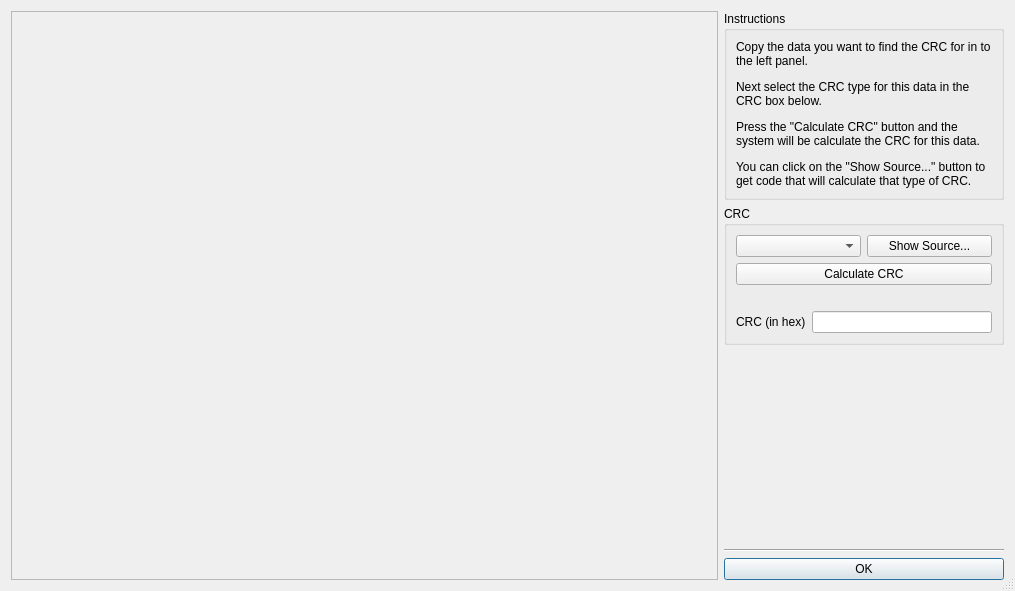
<?xml version="1.0" encoding="UTF-8"?>
<ui version="4.0">
 <class>Form_CalcCrc</class>
 <widget class="QDialog" name="Form_CalcCrc">
  <property name="geometry">
   <rect>
    <x>0</x>
    <y>0</y>
    <width>1015</width>
    <height>591</height>
   </rect>
  </property>
  <property name="windowTitle">
   <string>Calculate CRC</string>
  </property>
  <property name="sizeGripEnabled">
   <bool>true</bool>
  </property>
  <layout class="QHBoxLayout" name="horizontalLayout">
   <item>
    <widget class="QWidget" name="widget_2" native="true">
     <property name="sizePolicy">
      <sizepolicy hsizetype="Minimum" vsizetype="Preferred">
       <horstretch>0</horstretch>
       <verstretch>0</verstretch>
      </sizepolicy>
     </property>
     <layout class="QVBoxLayout" name="verticalLayout">
      <property name="leftMargin">
       <number>0</number>
      </property>
      <property name="topMargin">
       <number>0</number>
      </property>
      <property name="rightMargin">
       <number>0</number>
      </property>
      <property name="bottomMargin">
       <number>0</number>
      </property>
      <item>
       <widget class="QFrame" name="Hex_frame">
        <property name="frameShape">
         <enum>QFrame::StyledPanel</enum>
        </property>
        <property name="frameShadow">
         <enum>QFrame::Raised</enum>
        </property>
       </widget>
      </item>
     </layout>
    </widget>
   </item>
   <item>
    <widget class="QWidget" name="widget" native="true">
     <property name="sizePolicy">
      <sizepolicy hsizetype="Maximum" vsizetype="Preferred">
       <horstretch>0</horstretch>
       <verstretch>0</verstretch>
      </sizepolicy>
     </property>
     <layout class="QVBoxLayout" name="verticalLayout_2">
      <property name="leftMargin">
       <number>0</number>
      </property>
      <property name="topMargin">
       <number>0</number>
      </property>
      <property name="rightMargin">
       <number>0</number>
      </property>
      <property name="bottomMargin">
       <number>0</number>
      </property>
      <item>
       <widget class="QGroupBox" name="groupBox_2">
        <property name="sizePolicy">
         <sizepolicy hsizetype="Preferred" vsizetype="Preferred">
          <horstretch>0</horstretch>
          <verstretch>0</verstretch>
         </sizepolicy>
        </property>
        <property name="title">
         <string>Instructions</string>
        </property>
        <layout class="QVBoxLayout" name="verticalLayout_4">
         <item>
          <widget class="QLabel" name="label">
           <property name="sizePolicy">
            <sizepolicy hsizetype="Preferred" vsizetype="Preferred">
             <horstretch>0</horstretch>
             <verstretch>0</verstretch>
            </sizepolicy>
           </property>
           <property name="maximumSize">
            <size>
             <width>256</width>
             <height>16777215</height>
            </size>
           </property>
           <property name="text">
            <string>&lt;html&gt;&lt;head/&gt;&lt;body&gt;&lt;p&gt;Copy the data you want to find the CRC for in to the left panel.&lt;/p&gt;&lt;p&gt;Next select the CRC type for this data in the CRC box below.&lt;/p&gt;&lt;p&gt;Press the &amp;quot;Calculate CRC&amp;quot; button and the system will be calculate the CRC for this data.&lt;/p&gt;&lt;p&gt;You can click on the &amp;quot;Show Source...&amp;quot; button to get code that will calculate that type of CRC. &lt;/p&gt;&lt;/body&gt;&lt;/html&gt;</string>
           </property>
           <property name="wordWrap">
            <bool>true</bool>
           </property>
          </widget>
         </item>
        </layout>
       </widget>
      </item>
      <item>
       <widget class="QGroupBox" name="groupBox">
        <property name="sizePolicy">
         <sizepolicy hsizetype="Minimum" vsizetype="Maximum">
          <horstretch>0</horstretch>
          <verstretch>0</verstretch>
         </sizepolicy>
        </property>
        <property name="title">
         <string>CRC</string>
        </property>
        <layout class="QVBoxLayout" name="verticalLayout_3">
         <item>
          <widget class="QWidget" name="widget_3" native="true">
           <layout class="QHBoxLayout" name="horizontalLayout_2">
            <property name="leftMargin">
             <number>0</number>
            </property>
            <property name="topMargin">
             <number>0</number>
            </property>
            <property name="rightMargin">
             <number>0</number>
            </property>
            <property name="bottomMargin">
             <number>0</number>
            </property>
            <item>
             <widget class="QComboBox" name="CRCType_comboBox"/>
            </item>
            <item>
             <widget class="QPushButton" name="ShowSource_pushButton">
              <property name="text">
               <string>Show Source...</string>
              </property>
             </widget>
            </item>
           </layout>
          </widget>
         </item>
         <item>
          <widget class="QPushButton" name="CalcCRC_pushButton">
           <property name="text">
            <string>Calculate CRC</string>
           </property>
          </widget>
         </item>
         <item>
          <widget class="QLabel" name="label_3">
           <property name="text">
            <string/>
           </property>
           <property name="pixmap">
            <pixmap resource="MainResource.qrc">:/G/Graphics/famfamfam_arrow_down.png</pixmap>
           </property>
           <property name="alignment">
            <set>Qt::AlignCenter</set>
           </property>
          </widget>
         </item>
         <item>
          <widget class="QWidget" name="widget_4" native="true">
           <layout class="QFormLayout" name="formLayout_2">
            <property name="leftMargin">
             <number>0</number>
            </property>
            <property name="topMargin">
             <number>0</number>
            </property>
            <property name="rightMargin">
             <number>0</number>
            </property>
            <property name="bottomMargin">
             <number>0</number>
            </property>
            <item row="0" column="0">
             <widget class="QLabel" name="label_5">
              <property name="sizePolicy">
               <sizepolicy hsizetype="Minimum" vsizetype="Preferred">
                <horstretch>0</horstretch>
                <verstretch>0</verstretch>
               </sizepolicy>
              </property>
              <property name="text">
               <string>CRC (in hex)</string>
              </property>
             </widget>
            </item>
            <item row="0" column="1">
             <widget class="QWidget" name="widget_5" native="true">
              <layout class="QHBoxLayout" name="horizontalLayout_3">
               <property name="leftMargin">
                <number>0</number>
               </property>
               <property name="topMargin">
                <number>0</number>
               </property>
               <property name="rightMargin">
                <number>0</number>
               </property>
               <property name="bottomMargin">
                <number>0</number>
               </property>
               <item>
                <widget class="QLineEdit" name="CRC_lineEdit">
                 <property name="readOnly">
                  <bool>true</bool>
                 </property>
                </widget>
               </item>
              </layout>
             </widget>
            </item>
           </layout>
          </widget>
         </item>
        </layout>
       </widget>
      </item>
      <item>
       <spacer name="verticalSpacer">
        <property name="orientation">
         <enum>Qt::Vertical</enum>
        </property>
        <property name="sizeHint" stdset="0">
         <size>
          <width>20</width>
          <height>40</height>
         </size>
        </property>
       </spacer>
      </item>
      <item>
       <widget class="Line" name="line_4">
        <property name="orientation">
         <enum>Qt::Horizontal</enum>
        </property>
       </widget>
      </item>
      <item>
       <widget class="QDialogButtonBox" name="buttonBox">
        <property name="sizePolicy">
         <sizepolicy hsizetype="Minimum" vsizetype="Maximum">
          <horstretch>0</horstretch>
          <verstretch>0</verstretch>
         </sizepolicy>
        </property>
        <property name="orientation">
         <enum>Qt::Vertical</enum>
        </property>
        <property name="standardButtons">
         <set>QDialogButtonBox::Ok</set>
        </property>
       </widget>
      </item>
     </layout>
    </widget>
   </item>
  </layout>
 </widget>
 <tabstops>
  <tabstop>CRC_lineEdit</tabstop>
 </tabstops>
 <resources>
  <include location="MainResource.qrc"/>
 </resources>
 <connections>
  <connection>
   <sender>buttonBox</sender>
   <signal>rejected()</signal>
   <receiver>Form_CalcCrc</receiver>
   <slot>reject()</slot>
   <hints>
    <hint type="sourcelabel">
     <x>316</x>
     <y>260</y>
    </hint>
    <hint type="destinationlabel">
     <x>286</x>
     <y>274</y>
    </hint>
   </hints>
  </connection>
  <connection>
   <sender>buttonBox</sender>
   <signal>accepted()</signal>
   <receiver>Form_CalcCrc</receiver>
   <slot>accept()</slot>
   <hints>
    <hint type="sourcelabel">
     <x>248</x>
     <y>254</y>
    </hint>
    <hint type="destinationlabel">
     <x>157</x>
     <y>274</y>
    </hint>
   </hints>
  </connection>
 </connections>
</ui>
